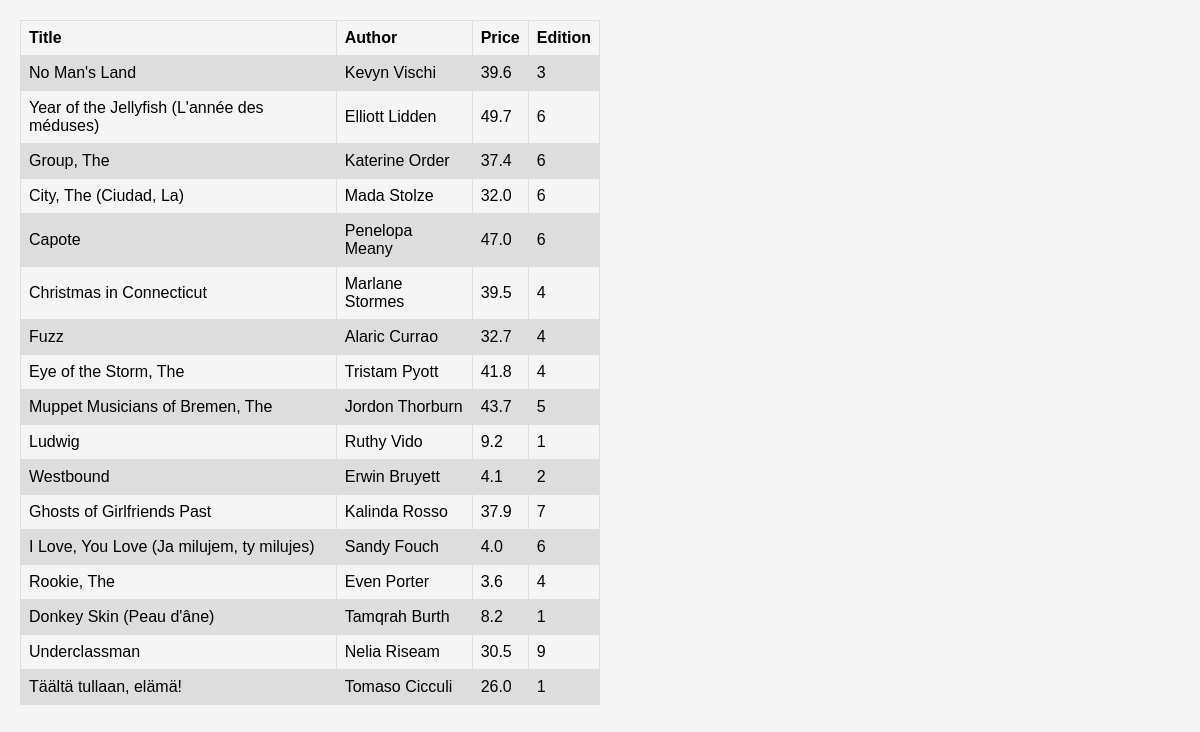
The app's page /books/lab8/task1/ with its own data.
### apps/bookmodule/models.py (models this page shows)
class Book(models.Model):
    title = models.CharField(max_length = 50)
    author = models.CharField(max_length = 50)
    price = models.FloatField(default = 0.0)
    edition = models.SmallIntegerField(default = 1)

### apps/bookmodule/views.py (the view)
# urls.py: path('lab8/task1/', views.task1, name= "books.task1"),
def task1(request):
    books = Book.objects.filter(Q(price__lte=50))
    return render(request,'bookmodule/task1.html',{'books':books})

### apps/templates/bookmodule/task1.html (shortened to what this page needs)
{% load static %}
<!DOCTYPE html>
<html lang="en">
<head>
    <link rel="stylesheet" href="{% static 'styles.css' %}">
</head>
<body>
    <table>
        <tr>
            <th>Title</th>
            <th>Author</th>
            <th>Price</th>
            <th>Edition</th>
        </tr>
        {% if books %}
        {% for book in books  %}
        <tr>
            <td>{{book.title}}</td>
            <td>{{book.author}}</td>
            <td>{{book.price}}</td>
            <td>{{book.edition}}</td>
        </tr>
        {% endfor %}
        {% else %}
        <tr>
            <td colspan="4" style="text-align: center;">No book available</td>
        </tr>
        {% endif %}
    </table>
</body>
</html>

### apps/static/styles.css (style rules this page uses)
body { font-family: Arial, sans-serif; margin: 0; padding: 20px; background-color: #f5f5f5; }
table { font-family: Arial, sans-serif; border-collapse: collapse; width: 50%; }
td, th { border: 1px solid #dddddd; text-align: left; padding: 8px; }
tr:nth-child(even) { background-color: #dddddd; }

### records on screen
Book: title "No Man's Land", author "Kevyn Vischi", price "39.6", edition "3"
Book: title "Year of the Jellyfish (L'année des méduses)", author "Elliott Lidden", price "49.7", edition "6"
Book: title "Group, The", author "Katerine Order", price "37.4", edition "6"
Book: title "City, The (Ciudad, La)", author "Mada Stolze", price "32.0", edition "6"
Book: title "Capote", author "Penelopa Meany", price "47.0", edition "6"
Book: title "Christmas in Connecticut", author "Marlane Stormes", price "39.5", edition "4"
Book: title "Fuzz", author "Alaric Currao", price "32.7", edition "4"
Book: title "Eye of the Storm, The", author "Tristam Pyott", price "41.8", edition "4"
Book: title "Muppet Musicians of Bremen, The", author "Jordon Thorburn", price "43.7", edition "5"
Book: title "Ludwig", author "Ruthy Vido", price "9.2", edition "1"
Book: title "Westbound", author "Erwin Bruyett", price "4.1", edition "2"
Book: title "Ghosts of Girlfriends Past", author "Kalinda Rosso", price "37.9", edition "7"
Book: title "I Love, You Love (Ja milujem, ty milujes)", author "Sandy Fouch", price "4.0", edition "6"
Book: title "Rookie, The", author "Even Porter", price "3.6", edition "4"
Book: title "Donkey Skin (Peau d'âne)", author "Tamqrah Burth", price "8.2", edition "1"
Book: title "Underclassman", author "Nelia Riseam", price "30.5", edition "9"
Book: title "Täältä tullaan, elämä!", author "Tomaso Cicculi", price "26.0", edition "1"
